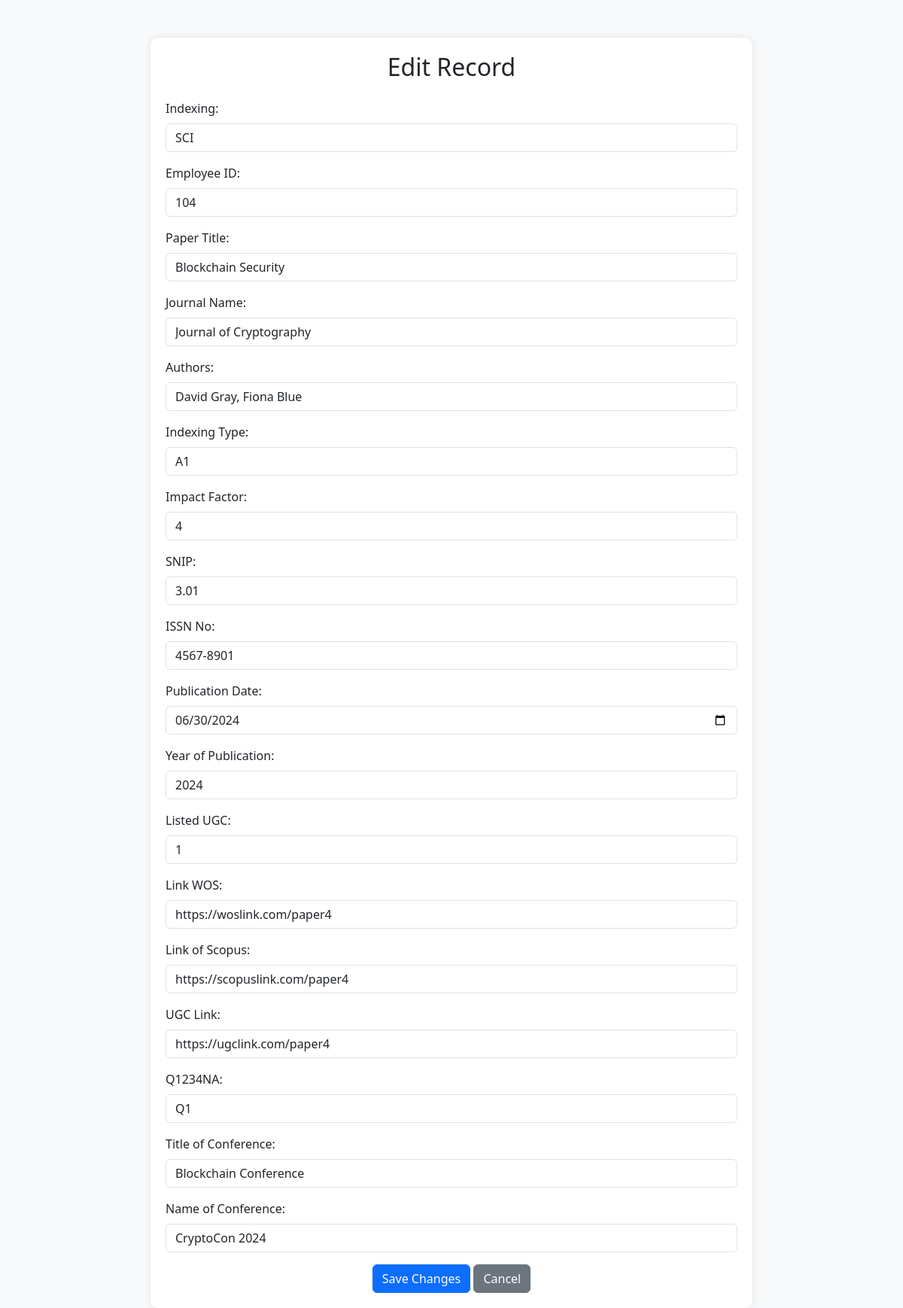
Screenshot of /edit.php?Si_no=4 with the database file from the repository.
### tables this page shows
CREATE TABLE `publications_23` (
  `Si_no` int(11) NOT NULL,
  `indexing` varchar(50) DEFAULT NULL,
  `Emp_id` int(100) DEFAULT NULL,
  `paper_title` text DEFAULT NULL,
  `journal_name` text DEFAULT NULL,
  `authors` text DEFAULT NULL,
  `indexing_type` varchar(255) DEFAULT NULL,
  `impact_factor` float DEFAULT NULL,
  `snip` varchar(50) DEFAULT NULL,
  `issn_no` varchar(50) DEFAULT NULL,
  `publication_date` date DEFAULT NULL,
  `Year_of_publication` year(4) DEFAULT NULL,
  `listed_ugc` tinyint(1) DEFAULT NULL,
  `link_wos` varchar(1000) DEFAULT NULL,
  `link_of_scopus` varchar(1000) DEFAULT NULL,
  `ugc_link` varchar(1000) DEFAULT NULL,
  `Q1234NA` varchar(100) DEFAULT NULL,
  `title_of_conference` varchar(1000) DEFAULT NULL,
  `name_of_conference` varchar(1000) DEFAULT NULL
);

### edit.php (the view, shortened to what this page needs)
<?php
include('db_connection.php');
$Si_no = intval($_GET['Si_no']);
$query = "SELECT * FROM publications_23 WHERE Si_no = ?";
$stmt = $conn->prepare($query);
$stmt->bind_param("i", $Si_no);
$stmt->execute();
$result = $stmt->get_result();
$row = $result->fetch_assoc();
?>
<!DOCTYPE html>
<html lang="en">
<head>
    <link href="https://cdn.jsdelivr.net/npm/bootstrap@5.3.0/dist/css/bootstrap.min.css" rel="stylesheet">
</head>
<body>
<div class="container">
    <h2 class="text-center mb-4">Edit Record</h2>
    <form action="update_data.php" method="POST">
        <div class="mb-3">
            <label class="form-label">Indexing:</label>
            <input type="text" name="indexing" class="form-control" value="<?= htmlspecialchars($row['indexing']) ?>">
        </div>
        <div class="mb-3">
            <label class="form-label">Employee ID:</label>
            <input type="text" name="Emp_id" class="form-control" value="<?= htmlspecialchars($row['Emp_id']) ?>">
        </div>
        <div class="mb-3">
            <label class="form-label">Paper Title:</label>
            <input type="text" name="paper_title" class="form-control" value="<?= htmlspecialchars($row['paper_title']) ?>">
        </div>
        <div class="mb-3">
            <label class="form-label">Journal Name:</label>
            <input type="text" name="journal_name" class="form-control" value="<?= htmlspecialchars($row['journal_name']) ?>">
        </div>
        <div class="mb-3">
            <label class="form-label">Authors:</label>
            <input type="text" name="authors" class="form-control" value="<?= htmlspecialchars($row['authors']) ?>">
        </div>
        <div class="mb-3">
            <label class="form-label">Indexing Type:</label>
            <input type="text" name="indexing_type" class="form-control" value="<?= htmlspecialchars($row['indexing_type']) ?>">
        </div>
        <div class="mb-3">
            <label class="form-label">Impact Factor:</label>
            <input type="text" name="impact_factor" class="form-control" value="<?= htmlspecialchars($row['impact_factor']) ?>">
        </div>
        <div class="mb-3">
            <label class="form-label">SNIP:</label>
            <input type="text" name="snip" class="form-control" value="<?= htmlspecialchars($row['snip']) ?>">
        </div>
        <div class="mb-3">
            <label class="form-label">ISSN No:</label>
            <input type="text" name="issn_no" class="form-control" value="<?= htmlspecialchars($row['issn_no']) ?>">
        </div>
        <div class="mb-3">
            <label class="form-label">Publication Date:</label>
            <input type="date" name="publication_date" class="form-control" value="<?= htmlspecialchars($row['publication_date']) ?>">
        </div>
        <div class="mb-3">
            <label class="form-label">Year of Publication:</label>
            <input type="text" name="Year_of_publication" class="form-control" value="<?= htmlspecialchars($row['Year_of_publication']) ?>">
        </div>
        <div class="mb-3">
            <label class="form-label">Listed UGC:</label>
            <input type="text" name="listed_ugc" class="form-control" value="<?= htmlspecialchars($row['listed_ugc']) ?>">
        </div>
        <div class="mb-3">
            <label class="form-label">Link WOS:</label>
            <input type="text" name="link_wos" class="form-control" value="<?= htmlspecialchars($row['link_wos']) ?>">
        </div>
        <div class="mb-3">
            <label class="form-label">Link of Scopus:</label>
            <input type="text" name="link_of_scopus" class="form-control" value="<?= htmlspecialchars($row['link_of_scopus']) ?>">
        </div>
        <div class="mb-3">
            <label class="form-label">UGC Link:</label>
            <input type="text" name="ugc_link" class="form-control" value="<?= htmlspecialchars($row['ugc_link']) ?>">
        </div>
        <div class="mb-3">
            <label class="form-label">Q1234NA:</label>
            <input type="text" name="Q1234NA" class="form-control" value="<?= htmlspecialchars($row['Q1234NA']) ?>">
        </div>
        <div class="mb-3">
            <label class="form-label">Title of Conference:</label>
            <input type="text" name="title_of_conference" class="form-control" value="<?= htmlspecialchars($row['title_of_conference']) ?>">
        </div>
        <div class="mb-3">
            <label class="form-label">Name of Conference:</label>
            <input type="text" name="name_of_conference" class="form-control" value="<?= htmlspecialchars($row['name_of_conference']) ?>">
        </div>
        <div class="text-center">
            <button type="submit" class="btn btn-primary">Save Changes</button>
            <a href="index.php" class="btn btn-secondary">Cancel</a>
        </div>
    </form>
</div>
</body>
</html>

### edit.php (style rules this page uses)
body { background-color: #f8f9fa; }
.container { max-width: 800px; margin-top: 50px; background: white; padding: 20px; border-radius: 10px; box-shadow: 0px 0px 10px rgba(0, 0, 0, 0.1); }

### rows the page displays
publications_23: indexing "SCI", Emp_id "104", paper_title "Blockchain Security", journal_name "Journal of Cryptography", authors "David Gray, Fiona Blue", indexing_type "A1", impact_factor "4", snip "3.01", issn_no "4567-8901", publication_date "06/30/2024", Year_of_publication "2024", listed_ugc "1", link_wos "https://woslink.com/paper4", link_of_scopus "https://scopuslink.com/paper4", ugc_link "https://ugclink.com/paper4", Q1234NA "Q1", title_of_conference "Blockchain Conference", name_of_conference "CryptoCon 2024"
